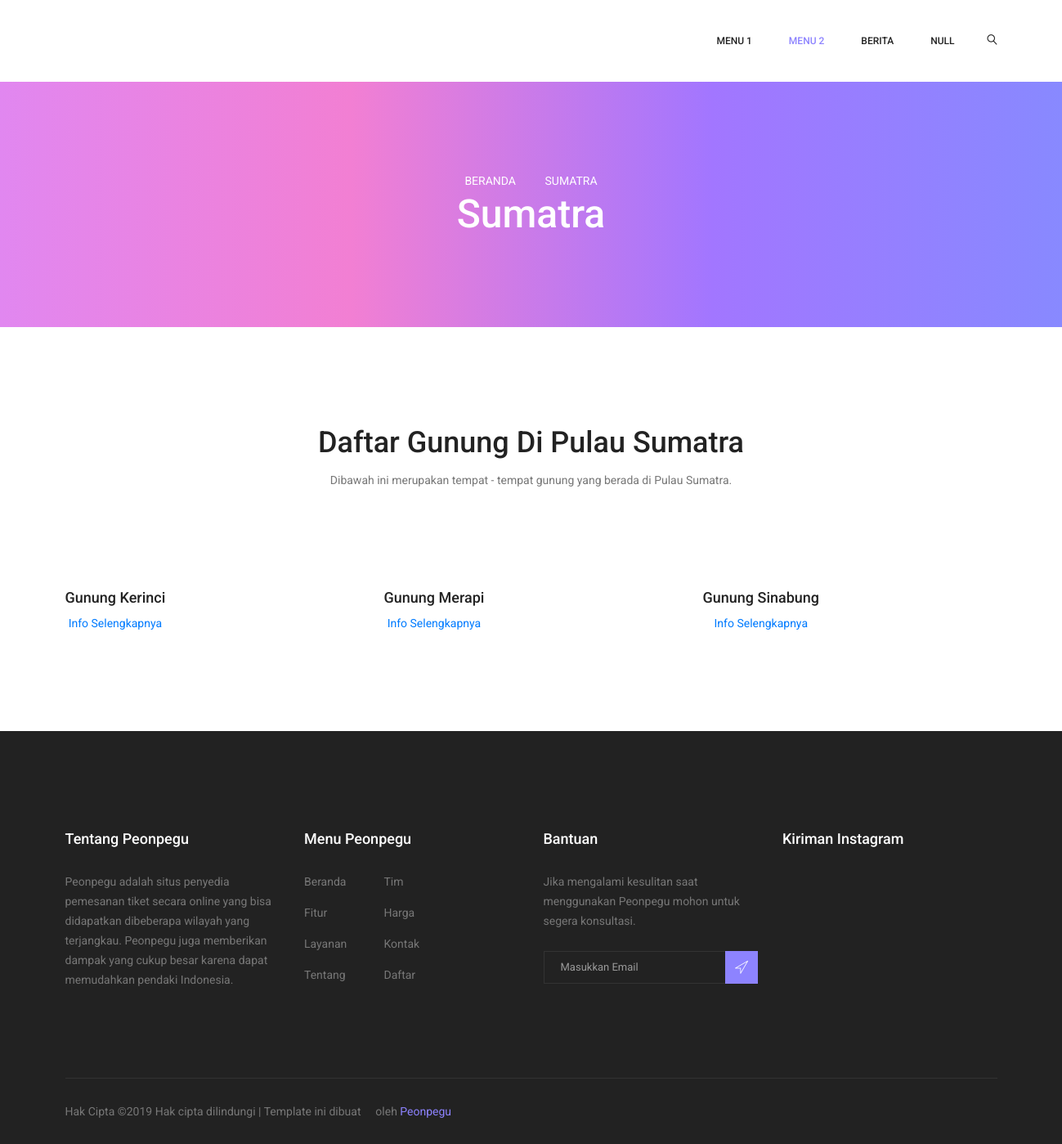
The page /User/kategori.php?id_kategori=1 on the database its author committed.
### tables this page shows
CREATE TABLE `kategori` (
  `id_kategori` int(11) NOT NULL,
  `nama` varchar(250) DEFAULT NULL
);

CREATE TABLE `wisata` (
  `id_wisata` int(11) NOT NULL,
  `id_kategori` int(11) DEFAULT NULL,
  `provinsi` varchar(250) DEFAULT NULL,
  `nama_wisata` varchar(250) DEFAULT NULL,
  `alamat` text DEFAULT NULL,
  `ket_singkat` text DEFAULT NULL,
  `ket_lengkap` text DEFAULT NULL,
  `gambar` varchar(250) DEFAULT NULL,
  `harga` int(11) DEFAULT NULL,
  `stok` int(11) DEFAULT NULL
);

### User/kategori.php (the view, shortened to what this page needs)
<?php
include '../koneksi.php';
$id_kategori = $_GET['id_kategori'];
$query2 = "SELECT * FROM wisata WHERE id_kategori='$id_kategori' ORDER BY nama_wisata ASC";
$exe2 = mysqli_query($conn,$query2);
?>
<!doctype html>
<html lang="en">
<head>
  <link rel="stylesheet" href="../css/bootstrap.css">
  <link rel="stylesheet" href="../vendors/linericon/style.css">
  <link rel="stylesheet" href="../css/font-awesome.min.css">
  <link rel="stylesheet" href="../vendors/owl-carousel/owl.carousel.min.css">
  <link rel="stylesheet" href="../vendors/lightbox/simpleLightbox.css">
  <link rel="stylesheet" href="../vendors/nice-select/css/nice-select.css">
  <link rel="stylesheet" href="../vendors/animate-css/animate.css">
  <link rel="stylesheet" href="../css/style.css">
  <link rel="stylesheet" href="../css/responsive.css">
</head>
<body>
  <header class="header_area">
    <div class="main_menu">
     <nav class="navbar navbar-expand-lg navbar-light">
       <div class="container box_1620">
      <div class="collapse navbar-collapse offset" id="navbarSupportedContent">
       <ul class="nav navbar-nav menu_nav ml-auto">
        <li class="nav-item submenu dropdown">
          <a  href="index.php" class="nav-link dropdown-toggle" data-toggle="dropdown" role="button" aria-haspopup="true" aria-expanded="false">Menu 1</a>
        </li>
        <li class="nav-item active submenu dropdown">
          <a  href="index.php" class="nav-link dropdown-toggle" data-toggle="dropdown" role="button" aria-haspopup="true" aria-expanded="false">Menu 2</a>
        </li>
        <li class="nav-item"><a class="nav-link" href="berita.php">Berita</a></li>
        <li class="nav-item submenu dropdown">
          <a class="nav-link dropdown-toggle" data-toggle="dropdown" role="button" aria-haspopup="true" aria-expanded="false" href="berita.php"><script type="text/javascript">document.write(tampil2)</script></a>
        </li>
      </ul>
      <ul class="nav navbar-nav navbar-right">
        <li class="nav-item"><a href="#" class="search"><i class="lnr lnr-magnifier"></i></a></li>
      </ul>
    </div>
  </div>
</nav>
</div>
</header>
<section class="banner_area">
  <div class="banner_inner d-flex align-items-center">
    <div class="container">
     <div class="banner_content text-center">
      <?php
      include '../koneksi.php';
      $id_kategori = $_GET['id_kategori'];
      $query4 = "SELECT * FROM kategori WHERE id_kategori = '$id_kategori' ORDER BY id_kategori ASC";
      $exe4 = mysqli_query($conn,$query4);
      $row4 = mysqli_fetch_array($exe4);
      ?>
      <div class="page_link">
        <a href="index.php">Beranda</a>
        <a href="kategori.php?id_kategori=<?php echo $row4['id_kategori'];?>"><?php echo $row4['nama'];?></a>
      </div>
      <h2><?php echo $row4['nama'];?></h2>
    </div>
  </div>
</div>
</section>
<section class="home_gallery_area p_120">
 <div class="container">
  <div class="main_title">
   <h2>Daftar Gunung Di Pulau <?php echo $row4['nama'];?></h2>
   <p>Dibawah ini merupakan tempat - tempat gunung yang berada di Pulau <?php echo $row4['nama'];?>.</p>
 </div>
</div>
<div class="container">
  <div class="gallery_f_inner row imageGallery1">
    <?php if(mysqli_num_rows($exe2)) { ?>
      <?php while($row2 = mysqli_fetch_array($exe2)) { ?>
        <div class="col-lg-4 col-md-4 col-sm-6 creative all">
          <div class="h_gallery_item">
           <div class="g_img_item">
        </div>
        <div class="g_item_text">
          <h4><?php echo $row2['nama_wisata'];?></h4>
          <a href="detail.php?id_wisata=<?php echo $row2['id_wisata'];?>" onclick="location.href=this.href+'&id_user='+tampil;return false;">Info Selengkapnya</a>
        </div>
      </div>
    </div>
  <?php } ?>
<?php } ?>
</div>
</section>
<footer class="footer-area section_gap">
  <div class="container">
    <div class="row">
      <div class="col-lg-3  col-md-6 col-sm-6">
        <div class="single-footer-widget">
          <h6 class="footer_title">Tentang Peonpegu</h6>
          <p>Peonpegu adalah situs penyedia pemesanan tiket secara online yang bisa didapatkan dibeberapa wilayah yang terjangkau. Peonpegu juga memberikan dampak yang cukup besar karena dapat memudahkan pendaki Indonesia.</p>
        </div>
      </div>
      <div class="col-lg-3 col-md-6 col-sm-6">
        <div class="single-footer-widget">
          <h6 class="footer_title">Menu Peonpegu</h6>
          <div class="row">
            <div class="col-4">
              <ul class="list">
                <li><a href="#">Beranda</a></li>
                <li><a href="#">Fitur</a></li>
                <li><a href="#">Layanan</a></li>
                <li><a href="#">Tentang</a></li>
              </ul>
            </div>
            <div class="col-4">
              <ul class="list">
                <li><a href="#">Tim</a></li>
                <li><a href="#">Harga</a></li>
                <li><a href="#">Kontak</a></li>
                <li><a href="#">Daftar</a></li>
              </ul>
            </div>
          </div>
        </div>
      </div>
      <div class="col-lg-3 col-md-6 col-sm-6">
        <div class="single-footer-widget">
          <h6 class="footer_title">Bantuan</h6>
          <p>Jika mengalami kesulitan saat menggunakan Peonpegu mohon untuk segera konsultasi.</p>
          <div id="mc_embed_signup">
            <form target="_blank" action="https://spondonit.us12.list-manage.com/subscribe/post?u=1462626880ade1ac87bd9c93a&amp;id=92a4423d01" method="get" class="subscribe_form relative">
              <div class="input-group d-flex flex-row">
                <input name="EMAIL" placeholder="Masukkan Email" onfocus="this.placeholder = ''" onblur="this.placeholder = 'Masukkan Email '" required="" type="email">
                <button class="btn sub-btn"><span class="lnr lnr-location"></span></button>
              </div>
            </form>
          </div>
        </div>
      </div>
      <div class="col-lg-3 col-md-6 col-sm-6">
        <div class="single-footer-widget instafeed">
          <h6 class="footer_title">Kiriman Instagram</h6>
          <ul class="list instafeed d-flex flex-wrap">
          </ul>
        </div>
      </div>
    </div>
    <div class="border_line"></div>
    <div class="row footer-bottom d-flex justify-content-between align-items-center">
      <p class="col-lg-8 col-md-8 footer-text m-0">
        Hak Cipta &copy;<script>document.write(new Date().getFullYear());</script> Hak cipta dilindungi | Template ini dibuat <i class="fa fa-heart-o" aria-hidden="true"></i> oleh <a href="https://colorlib.com" target="_blank">Peonpegu</a>
        </p>
        <div class="col-lg-4 col-md-4 footer-social">
          <a href="#"><i class="fa fa-facebook"></i></a>
          <a href="#"><i class="fa fa-twitter"></i></a>
          <a href="#"><i class="fa fa-instagram"></i></a>
          <a href="#"><i class="fa fa-youtube"></i></a>
        </div>
      </div>
    </div>
  </footer>
</body>
</html>

### css/responsive.css (style rules this page uses)
@media (max-width:1619px) { .header_area .navbar .search { margin-left: 40px; } }

### rows shown on the page
kategori: nama "SUMATRA", nama "Sumatra"
wisata: nama_wisata "Gunung Kerinci"
wisata: nama_wisata "Gunung Merapi"
wisata: nama_wisata "Gunung Sinabung"
